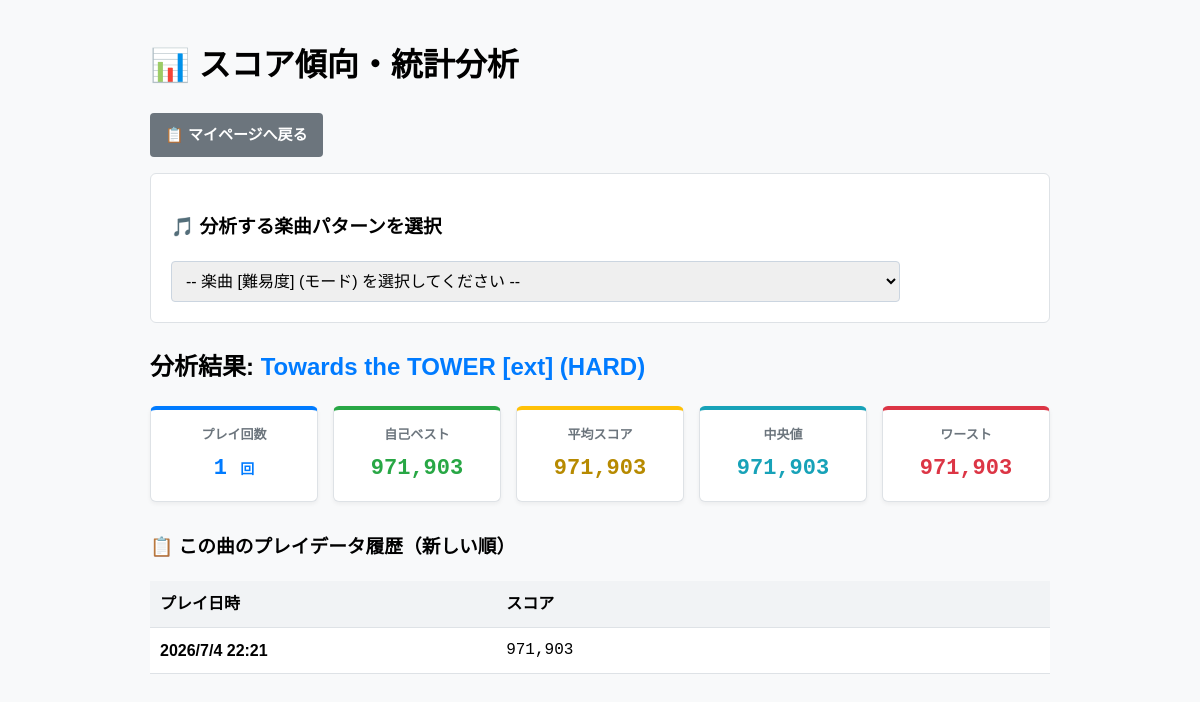
The page /user/misakou959/analytics?music_name=Towards the TOWER&difficulty=ext&is_hard=1 on the database its author committed.
### app/database.py (models this page shows)
class JubeatHistory(db.Model):
    id = db.Column(db.Integer, primary_key=True)
    user_id = db.Column(db.String(50), nullable=False) # 簡易的な識別用（IPなど）
    konami_id = db.Column(db.String(50), nullable=False) # コナミID
    date = db.Column(db.String(255), nullable=False) # プレー日時
    music_name = db.Column(db.String(255), nullable=False) # 曲名
    difficulty = db.Column(db.String(50)) # 難易度
    score = db.Column(db.Integer) # スコア
    is_hardmode = db.Column(db.Integer) # ハードモード有無
    rival1_name = db.Column(db.String(50)) # 他プレイヤー1の名前
    rival1_score = db.Column(db.Integer) # 他プレイヤー1のスコア
    rival2_name = db.Column(db.String(50)) # 他プレイヤー2の名前
    rival2_score = db.Column(db.Integer) # 他プレイヤー2のスコア
    rival3_name = db.Column(db.String(50)) # 他プレイヤー3の名前
    rival3_score = db.Column(db.Integer) # 他プレイヤー3のスコア

### app/routes/userpage.py (the view)
@userpage_bp.route('/user/<konami_id>/analytics')
def user_analytics_page(konami_id):
    target_music = request.args.get('music_name', '').strip()
    target_diff = request.args.get('difficulty', '').strip()
    target_hard = request.args.get('is_hard', '').strip() # "true" または "false"
    user_records = JubeatHistory.query.filter_by(konami_id=konami_id).all()
    dropdown_items = []
    seen = set()
    for r in user_records:
        mode_str = "(HARD)" if r.is_hardmode else ""
        item_key = (r.music_name, r.difficulty, r.is_hardmode)
        if item_key not in seen:
            seen.add(item_key)
            dropdown_items.append({
                "music_name": r.music_name,
                "difficulty": r.difficulty,
                "is_hard": r.is_hardmode,
                "mode_text": mode_str,
                "display_text": f"{r.music_name} [{r.difficulty}] {mode_str}"
            })
    dropdown_items = sorted(dropdown_items, key=lambda x: x["music_name"])
    target_records = []
    stats = None
    if target_music and target_diff:
        target_records = JubeatHistory.query.filter_by(
            konami_id=konami_id,
            music_name=target_music,
            difficulty=target_diff,
            is_hardmode=target_hard
        ).order_by(JubeatHistory.id.desc()).all()
        scores = [r.score for r in target_records if isinstance(r.score, int)]
        if scores:
            stats = {
                "play_count": len(scores),
                "max_score": max(scores),
                "min_score": min(scores),
                "average_score": round(statistics.mean(scores), 1),
                "median_score": statistics.median(scores),
            }
    target_records.sort(key=get_record_datetime, reverse=True)
    return render_template(
        'user_analytics.html',
        current_user=konami_id,
        dropdown_items=dropdown_items,
        target_music=target_music,
        target_diff=target_diff,
        target_hard=target_hard,
        target_records=target_records,
        stats=stats
    )

### app/routes/userpage.py (called while the page is built)
def get_record_datetime(record):
    try:
        return datetime.strptime(record.date.strip(), '%Y/%m/%d %H:%M')
    except ValueError:
        return datetime.min

### app/templates/user_analytics.html (shortened to what this page needs)
<!DOCTYPE html>
<html lang="ja">
<head>
</head>
<body>
    <div class="container">
        <h1>📊 スコア傾向・統計分析</h1>
        <p>
            <a href="/user/{{ current_user }}" class="btn" style="background-color: #6c757d;">📋 マイページへ戻る</a>
        </p>
        <div class="form-box">
            <h3>🎵 分析する楽曲パターンを選択</h3>
            <form id="analyticsForm" action="/user/{{ current_user }}/analytics" method="get">
                <select id="music_selector" style="padding: 10px; width: 85%; font-size: 16px; border-radius: 4px; border: 1px solid #cbd5e0;" onchange="submitWithParams()">
                    <option value="">-- 楽曲 [難易度] (モード) を選択してください --</option>
                </select>
            </form>
        </div>
        {% if target_music and stats %}
            <h2>分析結果: <span style="color: #007BFF;">{{ target_music }} [{{ target_diff }}] {% if target_hard == "1" %}(HARD){% endif %}</span></h2>
            <div class="card-container">
                <div class="card" style="border-top: 4px solid #007BFF;">
                    <div class="card-title">プレイ回数</div>
                    <div class="card-value" style="color: #007BFF;">{{ stats.play_count }} <span style="font-size:14px;">回</span></div>
                </div>
                <div class="card" style="border-top: 4px solid #28a745;">
                    <div class="card-title">自己ベスト</div>
                    <div class="card-value" style="color: #28a745;">{{ "{:,}".format(stats.max_score) }}</div>
                </div>
                <div class="card" style="border-top: 4px solid #ffc107;">
                    <div class="card-title">平均スコア</div>
                    <div class="card-value" style="color: #b78a00;">{{ "{:,}".format(stats.average_score) }}</div>
                </div>
                <div class="card" style="border-top: 4px solid #17a2b8;">
                    <div class="card-title">中央値</div>
                    <div class="card-value" style="color: #17a2b8;">{{ "{:,}".format(stats.median_score) }}</div>
                </div>
                <div class="card" style="border-top: 4px solid #dc3545;">
                    <div class="card-title">ワースト</div>
                    <div class="card-value" style="color: #dc3545;">{{ "{:,}".format(stats.min_score) }}</div>
                </div>
            </div>
            <h3>📋 この曲のプレイデータ履歴（新しい順）</h3>
            <table>
                <thead>
                    <tr>
                        <th style="width: 25%;">プレイ日時</th>
                        <th style="width: 40%;">スコア</th>
                    </tr>
                </thead>
                <tbody>
                    {% for r in target_records %}
                    <tr>
                        <td><strong>{{ r.date }}</strong></td>
                        <td style="font-family: monospace; font-size: 16px;">{{ "{:,}".format(r.score) }}</td>
                    </tr>
                    {% endfor %}
                </tbody>
            </table>
        {% elif target_music %}
            <p style="color: #dc3545; font-weight: bold;">選択した楽曲の有効なスコアデータ（数値）が登録されていません。</p>
        {% endif %}
    </div>
</body>
</html>

### app/templates/user_analytics.html (style rules this page uses)
body { font-family: sans-serif; margin: 40px; background-color: #f8f9fa; line-height: 1.6; }
.container { max-width: 900px; margin: 0 auto; }
.btn { padding: 10px 15px; font-size: 15px; cursor: pointer; background-color: #007BFF; color: white; border: none; border-radius: 4px; font-weight: bold; text-decoration: none; display: inline-block; }
.card-container { display: grid; grid-template-columns: repeat(auto-fit, minmax(150px, 1fr)); gap: 15px; margin-top: 20px; margin-bottom: 30px; }
.card { background: white; border: 1px solid #dee2e6; border-radius: 6px; padding: 15px; text-align: center; box-shadow: 0 2px 4px rgba(0,0,0,0.05); }
.card-title { font-size: 13px; color: #6c757d; font-weight: bold; margin-bottom: 5px; }
.card-value { font-size: 22px; color: #2d3748; font-weight: bold; font-family: monospace; }
.form-box { background: white; border: 1px solid #dee2e6; border-radius: 6px; padding: 20px; margin-bottom: 25px; }
table { border-collapse: collapse; width: 100%; margin-top: 15px; background: white; }
th, td { padding: 10px; text-align: left; border-bottom: 1px solid #dee2e6; }
th { background-color: #f1f3f5; }

### rows shown on the page
JubeatHistory: max_score "971,903", median_score "971,903", min_score "971,903", date "2026/7/4 22:21", score "971,903"

### other values the page prints
{{ target_music }} "Towards the TOWER"
{{ target_diff }} "ext"
{{ stats.play_count }} "1"
{{ "{:,}".format(stats.average_score) }} "971,903"
